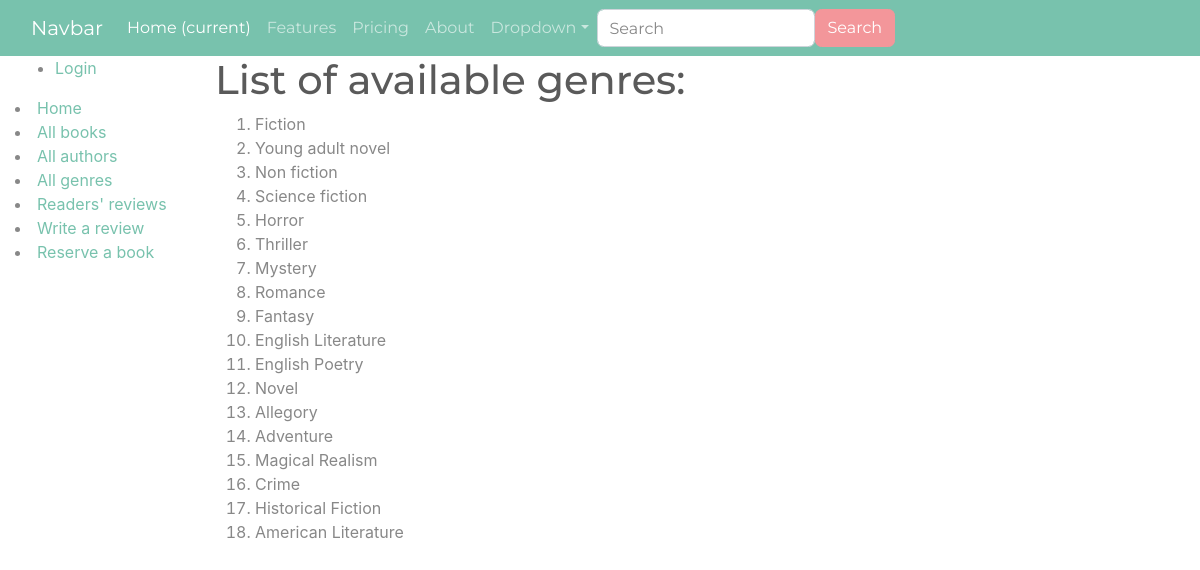
The page /catalog/genres/ on the database its author committed.
### catalog/models.py (models this page shows, shortened)
class Genre(models.Model):
    name = models.CharField(
        max_length=50,
        help_text="Enter a book genre (e.g. Non-Fiction, Fiction etc.)")

### catalog/views.py (the view)
# urls.py: path('genres/', views.GenreListView.as_view(), name='genre-list'),
class GenreListView(generic.ListView):
  model = Genre
  context_object_name = 'genre_list'
  queryset = Genre.objects.all()
  template_name ='genre_list.html'
  paginate_by = 20

### catalog/templates/genre_list.html (shortened to what this page needs)
<!DOCTYPE html>
<html lang="en">
<head>
{% extends "site_base.html" %}
{% block content %}
  <h1>List of available genres:</h1>
  {% if genre_list %}
  <ol>
    {% for genre in genre_list %}
      <li>
        {{ genre.name }}
      </li>
    {% endfor %}
  </ol>
  {% else %}
    <p>There are no genres to display.</p>
  {% endif %}
{% endblock %}

### rows shown on the page
Genre: name "Fiction"
Genre: name "Young adult novel"
Genre: name "Non fiction"
Genre: name "Science fiction"
Genre: name "Horror"
Genre: name "Thriller"
Genre: name "Mystery"
Genre: name "Romance"
Genre: name "Fantasy"
Genre: name "English Literature"
Genre: name "English Poetry"
Genre: name "Novel"
Genre: name "Allegory"
Genre: name "Adventure"
Genre: name "Magical Realism"
Genre: name "Crime"
Genre: name "Historical Fiction"
Genre: name "American Literature"
